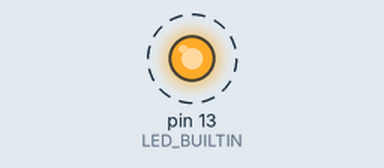
Simulated run of this sketch. Board: Arduino Uno, built with avr-gcc and run on an emulated ATmega328P. On the bench: output pins drawn as LEDs (lit = HIGH). Dashed ring = blinking. What the sketch prints to the serial monitor is not drawn.

Above: at 0.2 s.
Timing chart, 0 to 3.5 s (numbered marks = the images above):
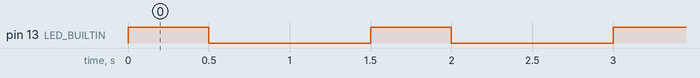

Measured:
- by itself, pin 13 (LED_BUILTIN): alternates HIGH for 0.50 s and LOW for 1.0 s

The sketch:

blink_and_serial.ino
```cpp
const unsigned int TABLE[] = {
    0X0000, 0XC0C1, 0XC181, 0X0140, 0XC301, 0X03C0, 0X0280, 0XC241,
    0XC601, 0X06C0, 0X0780, 0XC741, 0X0500, 0XC5C1, 0XC481, 0X0440,
    0XCC01, 0X0CC0, 0X0D80, 0XCD41, 0X0F00, 0XCFC1, 0XCE81, 0X0E40,
    0X0A00, 0XCAC1, 0XCB81, 0X0B40, 0XC901, 0X09C0, 0X0880, 0XC841,
    0XD801, 0X18C0, 0X1980, 0XD941, 0X1B00, 0XDBC1, 0XDA81, 0X1A40,
    0X1E00, 0XDEC1, 0XDF81, 0X1F40, 0XDD01, 0X1DC0, 0X1C80, 0XDC41,
    0X1400, 0XD4C1, 0XD581, 0X1540, 0XD701, 0X17C0, 0X1680, 0XD641,
    0XD201, 0X12C0, 0X1380, 0XD341, 0X1100, 0XD1C1, 0XD081, 0X1040,
    0XF001, 0X30C0, 0X3180, 0XF141, 0X3300, 0XF3C1, 0XF281, 0X3240,
    0X3600, 0XF6C1, 0XF781, 0X3740, 0XF501, 0X35C0, 0X3480, 0XF441,
    0X3C00, 0XFCC1, 0XFD81, 0X3D40, 0XFF01, 0X3FC0, 0X3E80, 0XFE41,
    0XFA01, 0X3AC0, 0X3B80, 0XFB41, 0X3900, 0XF9C1, 0XF881, 0X3840,
    0X2800, 0XE8C1, 0XE981, 0X2940, 0XEB01, 0X2BC0, 0X2A80, 0XEA41,
    0XEE01, 0X2EC0, 0X2F80, 0XEF41, 0X2D00, 0XEDC1, 0XEC81, 0X2C40,
    0XE401, 0X24C0, 0X2580, 0XE541, 0X2700, 0XE7C1, 0XE681, 0X2640,
    0X2200, 0XE2C1, 0XE381, 0X2340, 0XE101, 0X21C0, 0X2080, 0XE041,
    0XA001, 0X60C0, 0X6180, 0XA141, 0X6300, 0XA3C1, 0XA281, 0X6240,
    0X6600, 0XA6C1, 0XA781, 0X6740, 0XA501, 0X65C0, 0X6480, 0XA441,
    0X6C00, 0XACC1, 0XAD81, 0X6D40, 0XAF01, 0X6FC0, 0X6E80, 0XAE41,
    0XAA01, 0X6AC0, 0X6B80, 0XAB41, 0X6900, 0XA9C1, 0XA881, 0X6840,
    0X7800, 0XB8C1, 0XB981, 0X7940, 0XBB01, 0X7BC0, 0X7A80, 0XBA41,
    0XBE01, 0X7EC0, 0X7F80, 0XBF41, 0X7D00, 0XBDC1, 0XBC81, 0X7C40,
    0XB401, 0X74C0, 0X7580, 0XB541, 0X7700, 0XB7C1, 0XB681, 0X7640,
    0X7200, 0XB2C1, 0XB381, 0X7340, 0XB101, 0X71C0, 0X7080, 0XB041,
    0X5000, 0X90C1, 0X9181, 0X5140, 0X9301, 0X53C0, 0X5280, 0X9241,
    0X9601, 0X56C0, 0X5780, 0X9741, 0X5500, 0X95C1, 0X9481, 0X5440,
    0X9C01, 0X5CC0, 0X5D80, 0X9D41, 0X5F00, 0X9FC1, 0X9E81, 0X5E40,
    0X5A00, 0X9AC1, 0X9B81, 0X5B40, 0X9901, 0X59C0, 0X5880, 0X9841,
    0X8801, 0X48C0, 0X4980, 0X8941, 0X4B00, 0X8BC1, 0X8A81, 0X4A40,
    0X4E00, 0X8EC1, 0X8F81, 0X4F40, 0X8D01, 0X4DC0, 0X4C80, 0X8C41,
    0X4400, 0X84C1, 0X8581, 0X4540, 0X8701, 0X47C0, 0X4680, 0X8641,
    0X8201, 0X42C0, 0X4380, 0X8341, 0X4100, 0X81C1, 0X8081, 0X4040
  };

// the setup function runs once when you press reset or power the board
void setup() {
  Serial.begin(9600);
  // initialize digital pin LED_BUILTIN as an output.
  pinMode(LED_BUILTIN, OUTPUT);

}

// the loop function runs over and over again forever
void loop() {
  digitalWrite(LED_BUILTIN, HIGH);   // turn the LED on (HIGH is the voltage level)
  delay(500);                       // wait for a second
  digitalWrite(LED_BUILTIN, LOW);    // turn the LED off by making the voltage LOW
  delay(1000);                       // wait for a second
  byte data[] = {0x7e,0x01,0x01};
  unsigned int r = crc(data, 3);
  Serial.println(r, HEX);
  //Serial.println(highByte(r), HEX);
  //Serial.println(lowByte(r), HEX);
}

unsigned int crc (byte* nData, unsigned int nLength){
  byte nTemp;
  unsigned int wCRCWord = 0xFFFF;

   while (nLength--)
   {
      nTemp = *nData++ ^ wCRCWord;
      wCRCWord >>= 8;
      wCRCWord ^= TABLE[nTemp];
   }
   return wCRCWord;
}
```
